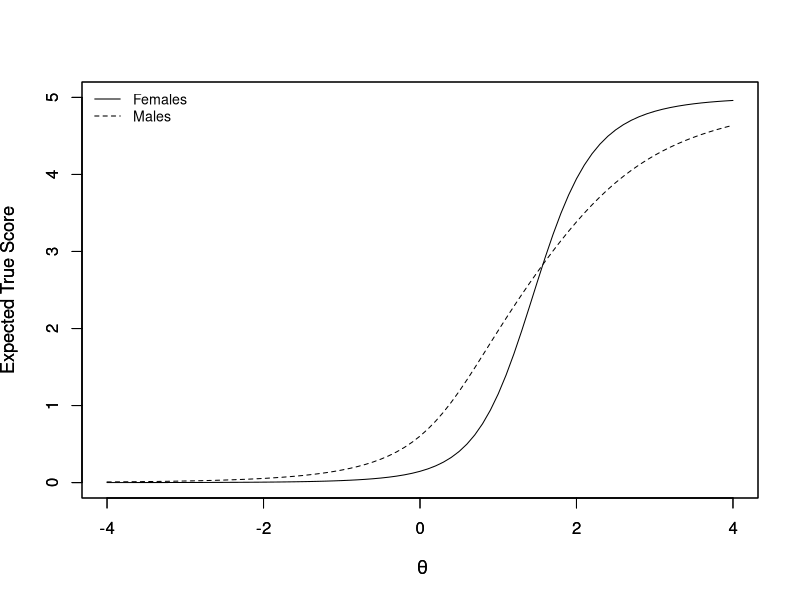

This figure's R source:
tccm <- function(b, a, c) {
  J <- length(b)
  if (missing(c)) c <- rep(0, J)
  if (missing(a)) a <- rep(1, J)
  theta <- seq(-4, 4, .1)
  ts <- rep(0, length(theta))
  for (j in 1:J) {
    P <-  c[j] + (1 - c[j]) / (1 + exp(-a[j]*(theta-b[j])))
    ts <- ts + P
  }
  plot(theta, ts, type="l", xlim=c(-4,4), ylim=c(0,J),
    xlab=~theta, ylab=expression(paste("Expected True Score")),
    main="", cex.lab = 1.1, lty=c(1), col = ("black"), lwd = 1)
}

tccf <- function(b, a, c) {
  J <- length(b)
  if (missing(c)) c <- rep(0, J)
  if (missing(a)) a <- rep(1, J)
  theta <- seq(-4, 4, .1)
  ts <- rep(0, length(theta))
  for (j in 1:J) {
    P <-  c[j] + (1 - c[j]) / (1 + exp(-a[j]*(theta-b[j])))
    ts <- ts + P
  }
  plot(theta, ts, type="l", xlim=c(-4,4), ylim=c(0,J), 
       xlab=~theta, ylab=expression(paste("Expected True Score")),
       main="", cex.lab = 1.1, lty=c(2), col = ("black"), lwd = 1)
}

maleb <- c(1.56, 1.26, 1.68, 1.50, 1.45)
malea <- c(3.25, 3.30, 1.41, 2.86, 2.51)
femaleb <- c(1.81, .62, 2.78 , 1.07, 1.48)
femalea <- c(1.55, 2.82, .73, 1.31, 1.61)

tccm(maleb, malea)

par(new = TRUE)

tccf(femaleb, femalea)

legend("topleft", c("Females", "Males"), lty=c(1, 2), lwd = 1, col=c("black", "black"), 
       bty="n", cex = .85)

